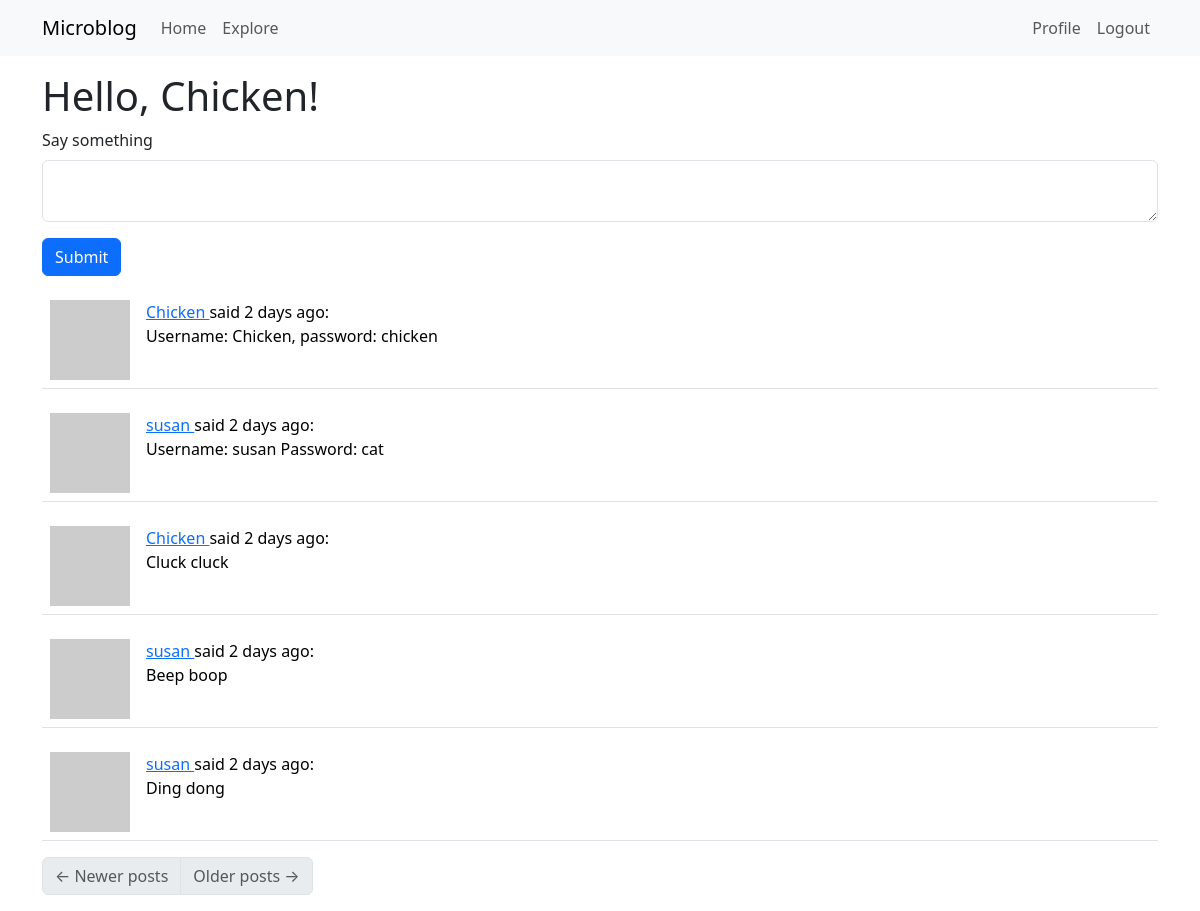
Page /index (signed in) on the committed database.
### app/models.py (models this page shows, shortened)
class User(UserMixin, db.Model):
    id: so.Mapped[int] = so.mapped_column(primary_key=True)
    username: so.Mapped[str] = so.mapped_column(sa.String(64), index=True, unique=True)
    email: so.Mapped[str] = so.mapped_column(sa.String(120), index=True, unique=True)
    password_hash: so.Mapped[Optional[str]] = so.mapped_column(sa.String(256))
    posts: so.WriteOnlyMapped['Post'] = so.relationship(back_populates='author')
    about_me: so.Mapped[Optional[str]] = so.mapped_column(sa.String(140))
    last_seen: so.Mapped[Optional[datetime]] = so.mapped_column(default=lambda: datetime.now(timezone.utc))
    following: so.WriteOnlyMapped['User'] = so.relationship(
        secondary = followers,
        primaryjoin = (followers.c.follower_id == id),
        secondaryjoin = (followers.c.followed_id == id),
        back_populates = 'followers'
    )
    followers: so.WriteOnlyMapped['User'] = so.relationship(
        secondary = followers,
        primaryjoin = (followers.c.followed_id == id),
        secondaryjoin = (followers.c.follower_id == id),
        back_populates = 'following'
    )
    def avatar(self, size):
        digest = md5(self.email.lower().encode('utf-8')).hexdigest()
        return f'https://www.gravatar.com/avatar/{digest}?d=identicon&s={size}'
    def following_posts(self):
        Author = so.aliased(User)
        Follower = so.aliased(User)
        return (
            sa.select(Post)
            .join(Post.author.of_type(Author))
            .join(Author.followers.of_type(Follower), isouter=True)
            .where(sa.or_(
                Follower.id == self.id,
                Author.id == self.id
            ))
            .group_by(Post)
            .order_by(Post.timestamp.desc())
        )

class Post(db.Model):
    id: so.Mapped[int] = so.mapped_column(primary_key=True)
    body: so.Mapped[str] = so.mapped_column(sa.String(140))
    timestamp: so.Mapped[datetime] = so.mapped_column(index=True, default=lambda: datetime.now(timezone.utc))
    user_id: so.Mapped[int] = so.mapped_column(sa.ForeignKey(User.id), index=True)
    author: so.Mapped[User] = so.relationship(back_populates='posts')

### app/routes.py (the view)
@app.route('/', methods=['GET', 'POST'])
@app.route('/index', methods=['GET', 'POST'])
@login_required
def index():
    form = PostForm()
    if form.validate_on_submit():
        post = Post(body=form.post.data, author=current_user)
        db.session.add(post)
        db.session.commit()
        flash('Your post is now live!')
        return redirect(url_for('index'))
    page = request.args.get('page', 1, type=int)
    posts = db.paginate(
        current_user.following_posts(), page=page, per_page=app.config['POSTS_PER_PAGE'], error_out=False)
    next_url = url_for('index', page=posts.next_num) if posts.has_next else None
    prev_url = url_for('index', page=posts.prev_num) if posts.has_prev else None
    return render_template('index.html', title="Home", form=form, posts=posts.items, next_url=next_url, prev_url=prev_url)

### app/forms.py
class PostForm(FlaskForm):
    post = TextAreaField('Say something', validators=[DataRequired(), Length(min=1, max=140)])
    submit = SubmitField('Submit')

### app/models.py (called while the page is built)
@login.user_loader
def load_user(id):
    return db.session.get(User, int(id))

### app/routes.py (called while the page is built)
@app.before_request
def before_request():
    if current_user.is_authenticated:
        current_user.last_seen = datetime.now(timezone.utc)
        db.session.commit()

### app/templates/index.html
{% extends "base.html" %}
{% import "bootstrap_wtf.html" as wtf %}
{% block content %}
    <h1>
        Hello, {{ current_user.username }}!
    </h1>
    {% if form %}
        {{ wtf.quick_form(form) }}
    {% endif %}
    {% for post in posts %}
        {% include '_post.html' %}
    {% endfor %}
    <nav aria-label="Post navigation">
        <ul class="pagination">
            <li class="page-item{% if not prev_url %} disabled{% endif %}">
                <a class="page-link" href="{{ prev_url }}">
                    <span aria-hidden="true">&larr;</span> Newer posts
                </a>
            </li>
            <li class="page-item{% if not next_url %} disabled{% endif %}">
                <a class="page-link" href="{{ next_url }}">
                    Older posts <span aria-hidden="true">&rarr;</span>
                </a>
            </li>
        </ul>
    </nav>
{% endblock %}

### app/templates/_post.html
<table class="table table-hover">
    <tr>
        <td width="70px">
            <a href="{{ url_for('user', username=post.author.username) }}">
                <img src="{{ post.author.avatar(70) }}">
            </a>
        </td>
        <td>
            <a href="{{ url_for('user', username=post.author.username) }}">
                {{ post.author.username }}
            </a>
            said {{ moment(post.timestamp).fromNow() }}:
            <br />
            {{ post.body }}
        </td>
    </tr>
</table>

### rows in the picture
User: username "Chicken"
Post: author.username "Chicken", timestamp "2 days ago", body "Username: Chicken, password: chicken"
Post: author.username "susan", timestamp "2 days ago", body "Username: susan Password: cat"
Post: author.username "Chicken", timestamp "2 days ago", body "Cluck cluck"
Post: author.username "susan", timestamp "2 days ago", body "Beep boop"
Post: author.username "susan", timestamp "2 days ago", body "Ding dong"

### other values in the picture
{{ field.label(class='form-label') }} "Say something"
